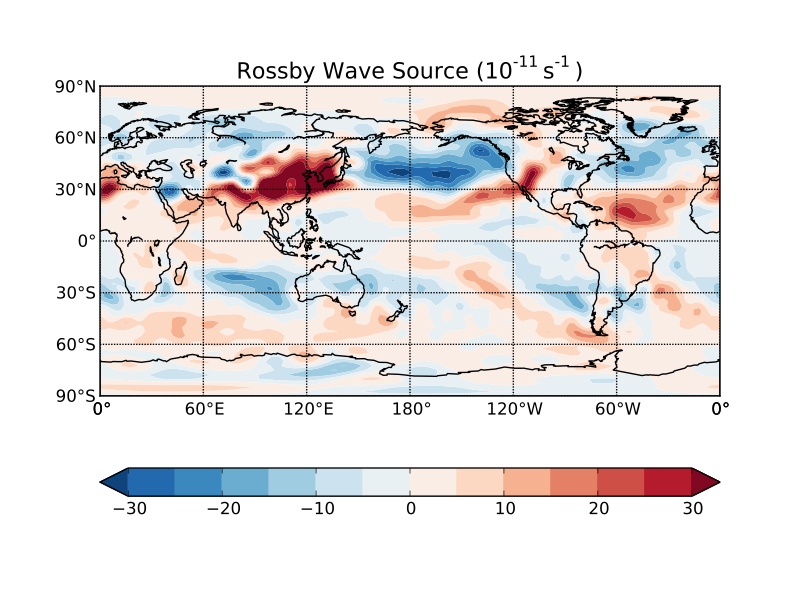

The Python source for this figure:
"""Compute Rossby wave source from the long-term mean flow.

This example uses the metadata interface.

"""
import numpy as np
import matplotlib as mpl
mpl.rcParams['mathtext.default'] = 'regular'
import matplotlib.pyplot as plt
from mpl_toolkits.basemap import Basemap
import cdms2

from windspharm.metadata import VectorWind


# Read zonal and meridional wind components from file using the cdms2 module
# from CDAT. The components are defined on pressure levels and are in separate
# files.
ncu = cdms2.open('../../example_data/uwnd_mean.nc', 'r')
uwnd = ncu('uwnd')
ncu.close()
ncv = cdms2.open('../../example_data/vwnd_mean.nc', 'r')
vwnd = ncv('vwnd')
ncv.close()

# Create a VectorWind instance to handle the computations.
w = VectorWind(uwnd, vwnd)

# Compute components of rossby wave source: absolute vorticity, divergence,
# irrotational (divergent) wind components, gradients of absolute vorticity.
eta = w.absolutevorticity()
div = w.divergence()
uchi, vchi = w.irrotationalcomponent()
etax, etay = w.gradient(eta)

# Combine the components to form the Rossby wave source term.
S = -eta * div - uchi * etax + vchi * etay

# Pick out the field for December at 200 hPa and add a cyclic point (the
# cyclic point is for plotting purposes).
S_200 = S(time=slice(11,12), level=200, longitude=(0,360), squeeze=True)

# Plot Rossby wave source.
m = Basemap(projection='cyl', resolution='c', llcrnrlon=0, llcrnrlat=-90,
        urcrnrlon=360.01, urcrnrlat=90)
lons, lats = S_200.getLongitude()[:], S_200.getLatitude()[:]
x, y = m(*np.meshgrid(lons, lats))
clevs = [-30, -25, -20, -15, -10, -5, 0, 5, 10, 15, 20, 25, 30]
m.contourf(x, y, S_200.asma()*1e11, clevs, cmap=plt.cm.RdBu_r,
        extend='both')
m.drawcoastlines()
m.drawparallels((-90, -60, -30, 0, 30, 60, 90), labels=[1,0,0,0])
m.drawmeridians((0, 60, 120, 180, 240, 300, 360), labels=[0,0,0,1])
plt.colorbar(orientation='horizontal')
plt.title('Rossby Wave Source ($10^{-11}$s$^{-1}$)', fontsize=16)
plt.show()
